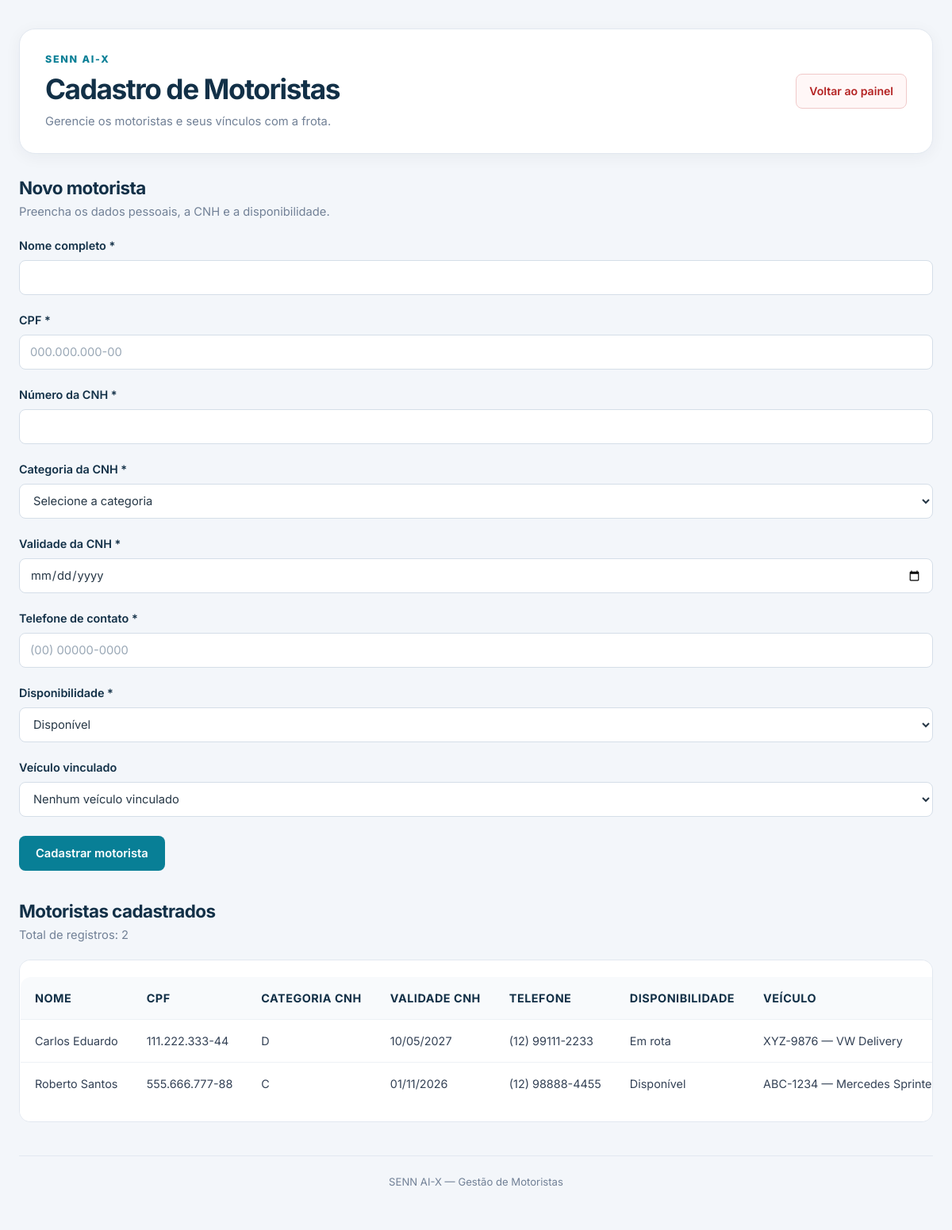
The app's page /motoristas.php (signed in) with its own data.
### tables this page shows
CREATE TABLE motoristas (
    id INT AUTO_INCREMENT PRIMARY KEY,
    nome VARCHAR(100) NOT NULL,
    cpf VARCHAR(14) UNIQUE NOT NULL,
    cnh VARCHAR(20) NOT NULL,
    categoria_cnh VARCHAR(5) NOT NULL,
    validade_cnh DATE NOT NULL,
    telefone VARCHAR(20) NOT NULL,
    status ENUM(
        'disponivel',
        'em_rota',
        'inativo'
    ) DEFAULT 'disponivel',
    veiculo_id INT NULL,
    criado_em TIMESTAMP DEFAULT CURRENT_TIMESTAMP,

    CONSTRAINT fk_motoristas_veiculo
        FOREIGN KEY (veiculo_id)
        REFERENCES veiculos(id)
        ON DELETE SET NULL
);

CREATE TABLE veiculos (
    id INT AUTO_INCREMENT PRIMARY KEY,
    placa VARCHAR(10) UNIQUE NOT NULL,
    modelo VARCHAR(50) NOT NULL,
    tipo VARCHAR(50) NOT NULL,
    capacidade_kg DECIMAL(10,2) NOT NULL,
    capacidade_m3 DECIMAL(10,2) NOT NULL,
    autonomia_km_l DECIMAL(5,2) DEFAULT 10.0,
    status ENUM(
        'disponivel',
        'em_rota',
        'em_manutencao'
    ) DEFAULT 'disponivel',
    data_proxima_manutencao DATE NULL,
    criado_em TIMESTAMP DEFAULT CURRENT_TIMESTAMP
);

### motoristas.php (the view, shortened to what this page needs)
<?php
require_once __DIR__ . "/conexao.php";
function escaparMotorista($valor): string
{
    return htmlspecialchars((string) ($valor ?? ""), ENT_QUOTES, "UTF-8");
}
$nome = "";
$cpf = "";
$cnh = "";
$validadeCnh = "";
$telefone = "";
$status = "disponivel";
$statusMotorista = [
    "disponivel" => "Disponível",
    "em_rota" => "Em rota",
    "inativo" => "Inativo"
];
try {
    $consulta = $pdo->query(
        "SELECT
            m.id,
            m.nome,
            m.cpf,
            m.cnh,
            m.categoria_cnh,
            m.validade_cnh,
            m.telefone,
            m.status,
            m.veiculo_id,
            v.placa,
            v.modelo
         FROM motoristas m
         LEFT JOIN veiculos v ON v.id = m.veiculo_id
         ORDER BY m.nome ASC"
    );
    $motoristas = $consulta->fetchAll();
} catch (PDOException $erro) {
    error_log("Erro ao consultar motoristas: " . $erro->getMessage());
    $motoristas = [];
    $mensagem = "Não foi possível carregar a lista de motoristas.";
    $tipoMensagem = "erro";
}
?>
<!DOCTYPE html>
<html lang="pt-BR">
<head>
    <link rel="stylesheet" href="style.css">
</head>
<body>
<main class="painel-container">
    <header class="painel-header">
        <div>
            <p class="painel-identificacao">SENN AI-X</p>
            <h1>Cadastro de Motoristas</h1>
            <p class="painel-subtitulo">
                Gerencie os motoristas e seus vínculos com a frota.
            </p>
        </div>
        <a class="painel-sair" href="painel.php">Voltar ao painel</a>
    </header>
    <section class="painel-secao">
        <div class="painel-secao-titulo">
            <h2>Novo motorista</h2>
            <p>Preencha os dados pessoais, a CNH e a disponibilidade.</p>
        </div>
        <form method="POST" action="motoristas.php" class="formulario-cadastro">
            <div class="form-grid">
                <p>
                    <label for="nome">Nome completo *</label>
                    <input
                        type="text"
                        id="nome"
                        name="nome"
                        maxlength="100"
                        value="<?= escaparMotorista($nome) ?>"
                        required
                    >
                </p>
                <p>
                    <label for="cpf">CPF *</label>
                    <input
                        type="text"
                        id="cpf"
                        name="cpf"
                        maxlength="14"
                        placeholder="000.000.000-00"
                        value="<?= escaparMotorista($cpf) ?>"
                        required
                    >
                </p>
                <p>
                    <label for="cnh">Número da CNH *</label>
                    <input
                        type="text"
                        id="cnh"
                        name="cnh"
                        maxlength="20"
                        value="<?= escaparMotorista($cnh) ?>"
                        required
                    >
                </p>
                <p>
                    <label for="categoria_cnh">Categoria da CNH *</label>
                    <select id="categoria_cnh" name="categoria_cnh" required>
                        <option value="">Selecione a categoria</option>
                    </select>
                </p>
                <p>
                    <label for="validade_cnh">Validade da CNH *</label>
                    <input
                        type="date"
                        id="validade_cnh"
                        name="validade_cnh"
                        value="<?= escaparMotorista($validadeCnh) ?>"
                        required
                    >
                </p>
                <p>
                    <label for="telefone">Telefone de contato *</label>
                    <input
                        type="tel"
                        id="telefone"
                        name="telefone"
                        maxlength="20"
                        placeholder="(00) 00000-0000"
                        value="<?= escaparMotorista($telefone) ?>"
                        required
                    >
                </p>
                <p>
                    <label for="status">Disponibilidade *</label>
                    <select id="status" name="status" required>
                        <?php foreach ($statusMotorista as $valor => $rotulo): ?>
                            <option
                                value="<?= escaparMotorista($valor) ?>"
                                <?= $status === $valor ? "selected" : "" ?>
                            >
                                <?= escaparMotorista($rotulo) ?>
                            </option>
                        <?php endforeach; ?>
                    </select>
                </p>
                <p>
                    <label for="veiculo_id">Veículo vinculado</label>
                    <select id="veiculo_id" name="veiculo_id">
                        <option value="">Nenhum veículo vinculado</option>
                    </select>
                </p>
            </div>
            <button type="submit">Cadastrar motorista</button>
        </form>
    </section>
    <section class="painel-secao">
        <div class="painel-secao-titulo">
            <h2>Motoristas cadastrados</h2>
            <p>Total de registros: <?= count($motoristas) ?></p>
        </div>
        <?php if (count($motoristas) > 0): ?>
            <div class="tabela-responsiva">
                <table>
                    <thead>
                        <tr>
                            <th>Nome</th>
                            <th>CPF</th>
                            <th>Categoria CNH</th>
                            <th>Validade CNH</th>
                            <th>Telefone</th>
                            <th>Disponibilidade</th>
                            <th>Veículo</th>
                        </tr>
                    </thead>
                    <tbody>
                        <?php foreach ($motoristas as $motorista): ?>
                            <tr>
                                <td><?= escaparMotorista($motorista["nome"]) ?></td>
                                <td><?= escaparMotorista($motorista["cpf"]) ?></td>
                                <td><?= escaparMotorista($motorista["categoria_cnh"]) ?></td>
                                <td>
                                    <?= $motorista["validade_cnh"]
                                        ? escaparMotorista(
                                            date(
                                                "d/m/Y",
                                                strtotime($motorista["validade_cnh"])
                                            )
                                        )
                                        : "Não informada" ?>
                                </td>
                                <td><?= escaparMotorista($motorista["telefone"]) ?></td>
                                <td>
                                    <?= escaparMotorista(
                                        $statusMotorista[$motorista["status"]]
                                        ?? $motorista["status"]
                                    ) ?>
                                </td>
                                <td>
                                    <?= $motorista["placa"]
                                        ? escaparMotorista(
                                            $motorista["placa"] . " — " . $motorista["modelo"]
                                        )
                                        : "Não vinculado" ?>
                                </td>
                            </tr>
                        <?php endforeach; ?>
                    </tbody>
                </table>
            </div>
        <?php else: ?>
            <p>Nenhum motorista cadastrado até o momento.</p>
        <?php endif; ?>
    </section>
    <footer class="painel-footer">
        <p>SENN AI-X — Gestão de Motoristas</p>
    </footer>
</main>
</body>
</html>

### records on screen
motoristas: nome "Carlos Eduardo", cpf "111.222.333-44", categoria_cnh "D", validade_cnh "10/05/2027", telefone "(12) 99111-2233", status "Em rota", veiculo.modelo "XYZ-9876 — VW Delivery"
motoristas: nome "Roberto Santos", cpf "555.666.777-88", categoria_cnh "C", validade_cnh "01/11/2026", telefone "(12) 98888-4455", status "Disponível", veiculo.modelo "ABC-1234 — Mercedes…"

### other values on screen
count($motoristas) "2"
form field status "Disponível"
